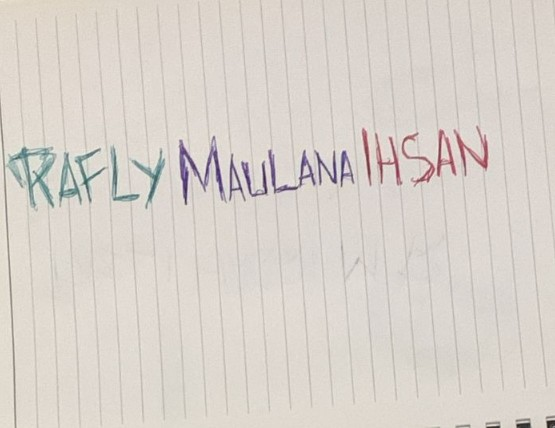
#> input picture NAMA.jpg, 555 x 428 px
$ jupyter execute SOAL_2.ipynb
#> lines starting #> are read from the running program, lines starting #| are printed output that depends on the picture; after the words box and inside, x2 and y2 are one past the last pixel; in counts of white or black regions, pixels touching at a corner belong together
[cell 1]
import cv2
import matplotlib.pyplot as plt
import numpy as np

img = cv2.imread("NAMA.jpg")
#> img is the input picture: shape (428, 555, 3); mean B, G, R 203.8, 210.6, 217.4
img_rgb = cv2.cvtColor(img, cv2.COLOR_BGR2RGB)

plt.imshow(img_rgb)
plt.title("Gambar Asli")
plt.axis("off")
plt.show()

blue, green, red = cv2.split(img)
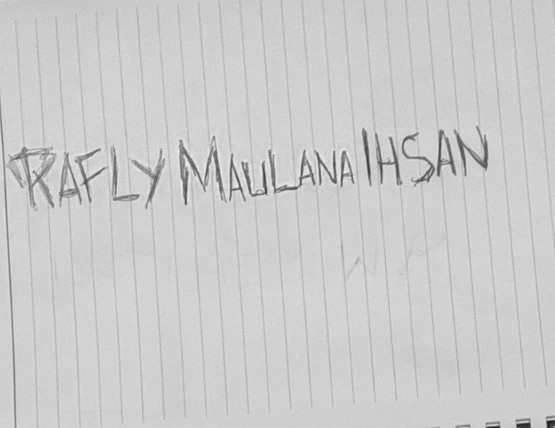
#> blue: shape (428, 555); min 24, max 248, mean 203.8
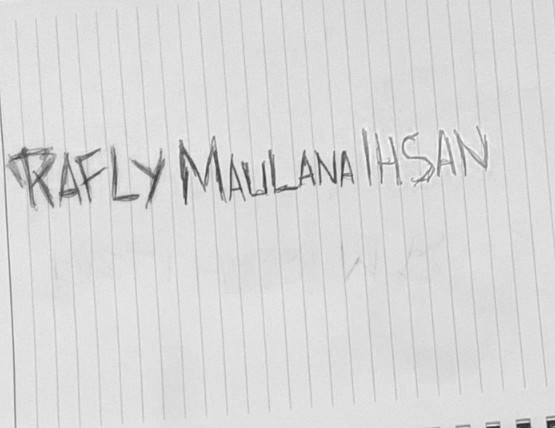
#> red: shape (428, 555); min 35, max 255, mean 217.4

def get_otsu_threshold(channel):
    thresh_val, _ = cv2.threshold(channel, 0, 255, cv2.THRESH_BINARY + cv2.THRESH_OTSU)
#> thresh_val = 177
    return thresh_val

t_red = get_otsu_threshold(red)
#> t_red = 177
t_green = get_otsu_threshold(green)
#> t_green = 168
t_blue = get_otsu_threshold(blue)
#> t_blue = 168

thresholds = {
    'Red': t_red,
    'Green': t_green,
    'Blue': t_blue
}
#> thresholds = {'Red': 177, 'Green': 168, 'Blue': 168}

# Urutkan threshold dari kecil ke besar
sorted_thresholds = dict(sorted(thresholds.items(), key=lambda x: x[1]))
#> sorted_thresholds = {'Green': 168, 'Blue': 168, 'Red': 177}
print("Nilai ambang batas dari terkecil ke terbesar:")
for k, v in sorted_thresholds.items():
    print(f"{k}: {v}")
#> this loop made 3 passes
#> (k, v) on passes 1 to 3: ('Green', 168), ('Blue', 168), ('Red', 177)
#| Green: 168.0
#| Blue: 168.0
#| Red: 177.0

def apply_thresholds(r, g, b, t_r=0, t_g=0, t_b=0):
    mask = np.zeros_like(r)
    if t_r: mask |= (r > t_r)
    if t_g: mask |= (g > t_g)
    if t_b: mask |= (b > t_b)
    return mask.astype(np.uint8) * 255

combinations = {
    "NONE": apply_thresholds(red, green, blue),
    "BLUE": apply_thresholds(red, green, blue, t_b=t_blue),
    "RED-BLUE": apply_thresholds(red, green, blue, t_r=t_red, t_b=t_blue),
    "RED-GREEN-BLUE": apply_thresholds(red, green, blue, t_r=t_red, t_g=t_green, t_b=t_blue)
}
#> call 2 of apply_thresholds, with t_r = 0, t_g = 0, t_b = 168
#> in apply_thresholds (call 2), `if t_b: mask |= (b > t_b)`:
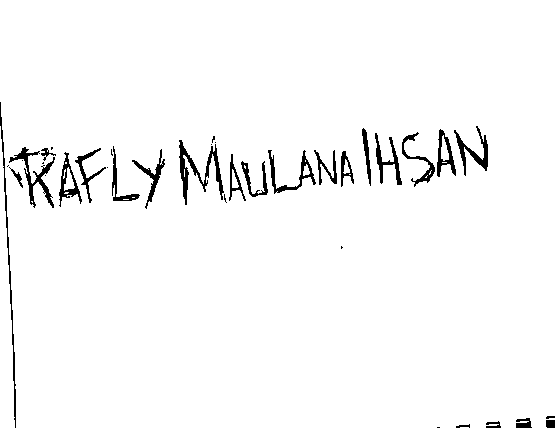
#> mask: shape (428, 555); values 0 (black) and 1 (white), 97.1% white; 37 black regions (13 under 20 px), largest, box (x1, y1, x2, y2) and area: (179, 140, 224, 205) 757, (9, 147, 55, 208) 606, (0, 102, 16, 428) 534
#> call 3 of apply_thresholds, with t_r = 177, t_g = 0, t_b = 168
#> in apply_thresholds (call 3), `mask = np.zeros_like(r)`: mask: shape (428, 555); every value is 0
#> in apply_thresholds (call 3), `if t_r: mask |= (r > t_r)`:
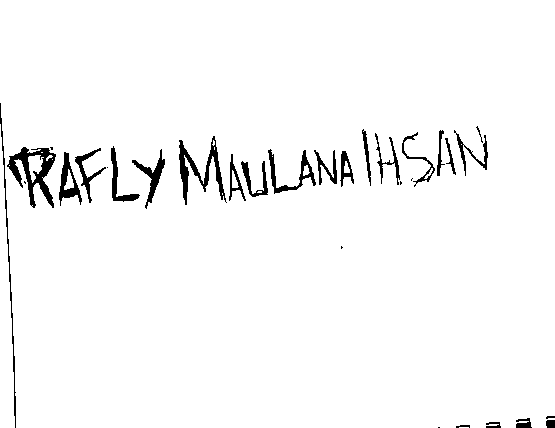
#> mask: shape (428, 555); values 0 (black) and 1 (white), 97% white; 31 black regions (8 under 20 px), largest, box (x1, y1, x2, y2) and area: (7, 147, 56, 208) 1115, (179, 136, 227, 205) 903, (268, 149, 316, 194) 499
#> in apply_thresholds (call 3), `return mask.astype(np.uint8) * 255`: returned value: shape (428, 555); 97.4% white; 41 black regions (16 under 20 px), largest, box (x1, y1, x2, y2) and area: (179, 140, 224, 205) 757, (9, 147, 55, 208) 606, (0, 103, 16, 428) 454
#> call 4 of apply_thresholds, with t_r = 177, t_g = 168, t_b = 168
#> in apply_thresholds (call 4), `if t_b: mask |= (b > t_b)`:
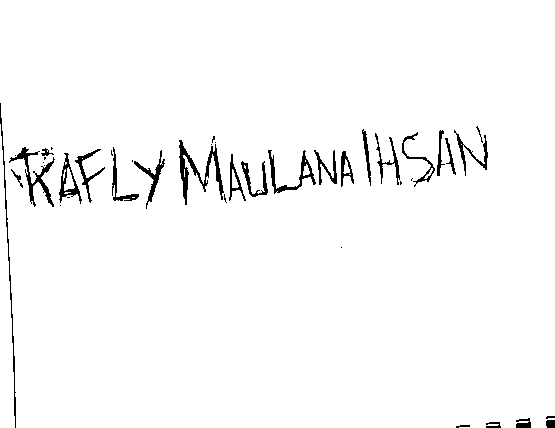
#> mask: shape (428, 555); values 0 (black) and 1 (white), 97.5% white; 42 black regions (17 under 20 px), largest, box (x1, y1, x2, y2) and area: (179, 140, 224, 205) 757, (9, 147, 55, 207) 556, (268, 150, 316, 194) 437

fig, axs = plt.subplots(2, 2, figsize=(12, 8))
for ax, (title, mask) in zip(axs.ravel(), combinations.items()):
    ax.imshow(mask, cmap='gray')
    ax.set_title(title)
    ax.axis('off')
#> this loop made 4 passes
#> title on passes 1 to 4: 'NONE', 'BLUE', 'RED-BLUE', 'RED-GREEN-BLUE'

plt.tight_layout()
plt.show()
